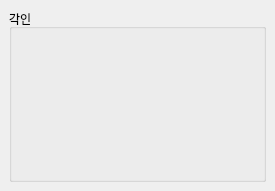
<?xml version="1.0" encoding="UTF-8"?>
<ui version="4.0">
 <class>EngraveWidget</class>
 <widget class="QWidget" name="EngraveWidget">
  <property name="geometry">
   <rect>
    <x>0</x>
    <y>0</y>
    <width>275</width>
    <height>191</height>
   </rect>
  </property>
  <property name="minimumSize">
   <size>
    <width>275</width>
    <height>0</height>
   </size>
  </property>
  <property name="maximumSize">
   <size>
    <width>275</width>
    <height>16777215</height>
   </size>
  </property>
  <property name="windowTitle">
   <string>Form</string>
  </property>
  <layout class="QVBoxLayout" name="verticalLayout">
   <property name="spacing">
    <number>1</number>
   </property>
   <property name="leftMargin">
    <number>9</number>
   </property>
   <property name="topMargin">
    <number>9</number>
   </property>
   <property name="rightMargin">
    <number>9</number>
   </property>
   <property name="bottomMargin">
    <number>9</number>
   </property>
   <item>
    <widget class="QGroupBox" name="groupEngrave">
     <property name="minimumSize">
      <size>
       <width>0</width>
       <height>0</height>
      </size>
     </property>
     <property name="maximumSize">
      <size>
       <width>300</width>
       <height>16777215</height>
      </size>
     </property>
     <property name="title">
      <string>각인</string>
     </property>
     <layout class="QVBoxLayout" name="vLayoutEngraves">
      <property name="spacing">
       <number>1</number>
      </property>
     </layout>
    </widget>
   </item>
  </layout>
 </widget>
 <resources/>
 <connections/>
</ui>
